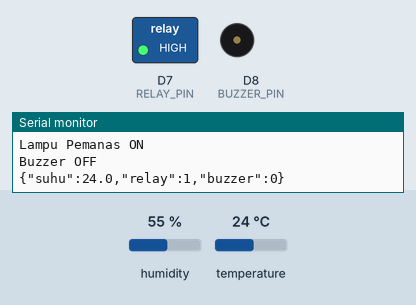
This sketch was run on a simulated Arduino Uno R4 WiFi. On the bench: switched loads named in the sketch (green lamp = pin HIGH), buzzer (waves = sounding, pin HIGH), the last lines printed to the serial monitor. The inputs (shaded band) are chosen by the test bench; at power-on: temperature 24 °C, humidity 55 %. WiFi joins after 1.5 s; servers stay silent unless stated; no MQTT or app messages arrive unless stated.

Above: at 2.7 s.
2.8 s: temperature set to 37 °C
8.8 s: temperature set to 40 °C
At 12.1 s:
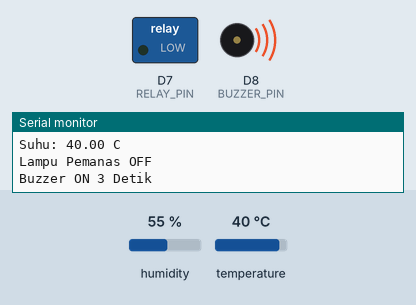
19.6 s: temperature set to 12 °C
At 20.3 s:
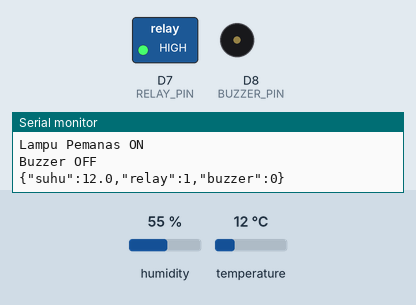
25.6 s: temperature set to 41 °C
At 33.2 s:
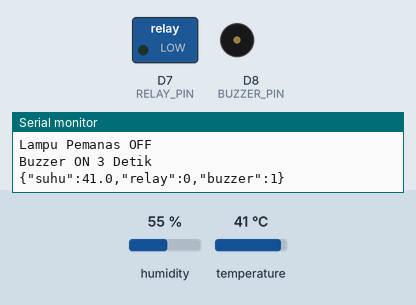
Timing chart, 0 to 34.7 s (numbered marks = the images above; inputs shaded):
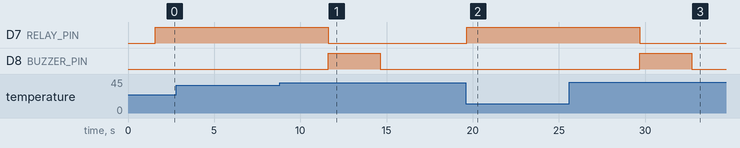

The sketch:

Iot_Telur.ino
```cpp
#include <WiFiS3.h>
#include <PubSubClient.h>
#include <DHT.h>

#define DHTPIN 2
#define DHTTYPE DHT11

#define RELAY_PIN 7
#define BUZZER_PIN 8

DHT dht(DHTPIN, DHTTYPE);

// =======================
// WIFI
// =======================
char ssid[] = "HANS";
char pass[] = "hans2903";

// =======================
// MQTT (PUBLIC BROKER)
// =======================
const char* mqtt_server = "test.mosquitto.org";
const int mqtt_port = 1883;

// =======================
// CLIENT
// =======================
WiFiClient wifiClient;
PubSubClient client(wifiClient);

// =======================
// WIFI CONNECT
// =======================
void connectWiFi() {
  Serial.println();
  Serial.print("Menghubungkan WiFi");

  while (WiFi.begin(ssid, pass) != WL_CONNECTED) {
    Serial.print(".");
    delay(2000);
  }

  Serial.println();
  Serial.println("WiFi Connected");
  Serial.print("IP Address: ");
  Serial.println(WiFi.localIP());
}

// =======================
// MQTT CONNECT
// =======================
void connectMQTT() {
  while (!client.connected()) {

    Serial.println();
    Serial.println("Mencoba koneksi MQTT...");

    // TANPA USERNAME / PASSWORD (public broker)
    if (client.connect("ArduinoInkubator")) {
      Serial.println("MQTT Connected");
    } else {
      Serial.print("Gagal, rc=");
      Serial.println(client.state());
      delay(3000);
    }
  }
}

// =======================
// SETUP
// =======================
void setup() {
  Serial.begin(9600);

  dht.begin();

  pinMode(RELAY_PIN, OUTPUT);
  pinMode(BUZZER_PIN, OUTPUT);

  digitalWrite(RELAY_PIN, LOW);
  digitalWrite(BUZZER_PIN, LOW);

  connectWiFi();

  client.setServer(mqtt_server, mqtt_port);
}

// =======================
// LOOP
// =======================
void loop() {

  if (!client.connected()) {
    connectMQTT();
  }

  client.loop();

  float suhu = dht.readTemperature();

  if (isnan(suhu)) {
    Serial.println("Sensor gagal dibaca");
    delay(2000);
    return;
  }

  Serial.println("----------------");
  Serial.print("Suhu: ");
  Serial.print(suhu);
  Serial.println(" C");

  // =======================
// LOGIKA RELAY & BUZZER
// =======================

bool relayStatus = false;
bool buzzerStatus = false;

// Suhu normal atau masih kurang
if (suhu <= 38.5) {

  // Lampu menyala
  digitalWrite(RELAY_PIN, HIGH);

  // Buzzer mati
  digitalWrite(BUZZER_PIN, LOW);

  relayStatus = true;
  buzzerStatus = false;

  Serial.println("Lampu Pemanas ON");
  Serial.println("Buzzer OFF");
}

// Suhu terlalu tinggi
else {

  // Lampu mati
  digitalWrite(RELAY_PIN, LOW);

  relayStatus = false;

  Serial.println("Lampu Pemanas OFF");
  Serial.println("Buzzer ON 3 Detik");

  // Buzzer bunyi 3 detik
  digitalWrite(BUZZER_PIN, HIGH);
  buzzerStatus = true;

  delay(3000);

  digitalWrite(BUZZER_PIN, LOW);
}

// =======================
// JSON PAYLOAD MQTT
// =======================

String payload = "{";
payload += "\"suhu\":" + String(suhu, 1) + ",";
payload += "\"relay\":" + String(relayStatus ? 1 : 0) + ",";
payload += "\"buzzer\":" + String(buzzerStatus ? 1 : 0);
payload += "}";

client.publish("inkubator/suhu", payload.c_str());

Serial.println(payload);

  delay(5000);
}
```

Measured:
- the behaviour switches between 38 and 39 °C on temperature (found by bisection; images 0 and 1)
- after the input at 8.8 s, D7 (RELAY_PIN): HIGH → LOW after 2.8 s; D8 (BUZZER_PIN): LOW → HIGH after 2.8 s, → LOW 3.0 s later
- after the input at 19.6 s, D7 (RELAY_PIN): LOW → HIGH after 0.05 s; D8 (BUZZER_PIN): stays LOW (without the input it goes to HIGH after 0.05 s)
- after the input at 25.6 s, D7 (RELAY_PIN): HIGH → LOW after 4.1 s; D8 (BUZZER_PIN): LOW → HIGH after 4.1 s, → LOW 3.0 s later
